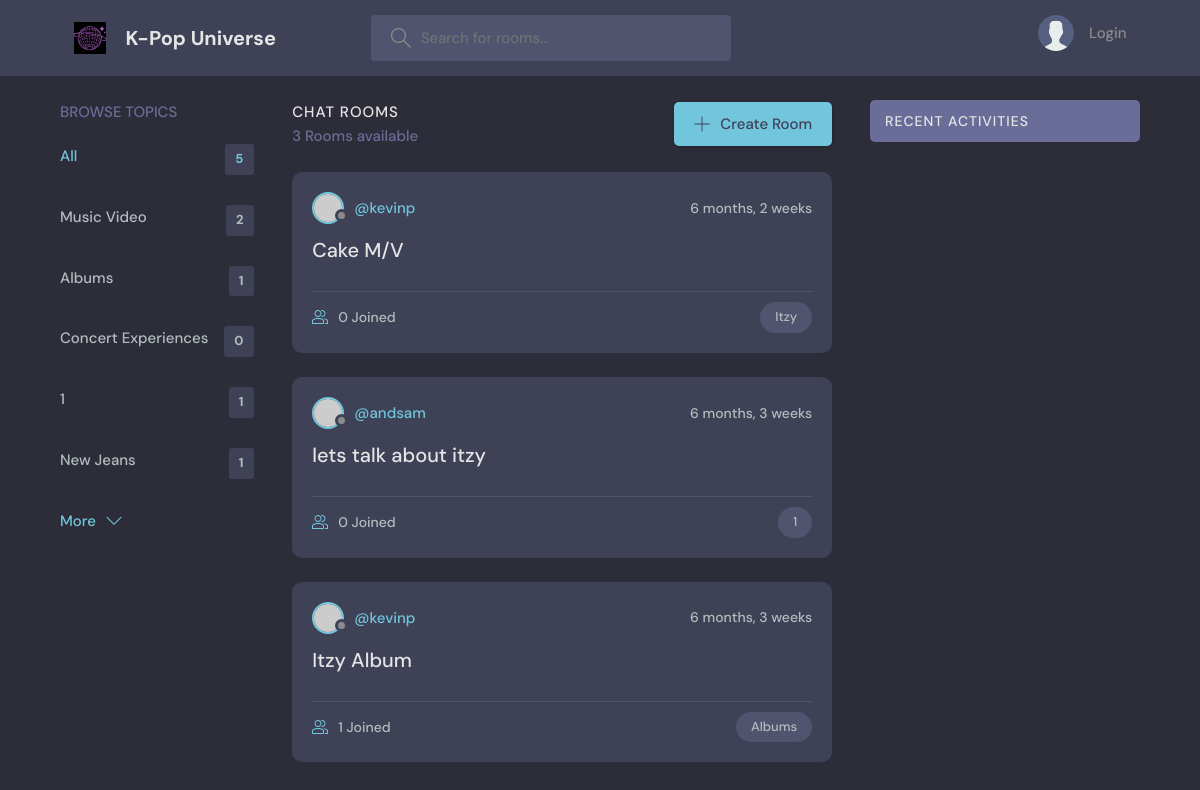
Page /?q=Itzy on the committed database.
### base/models.py (models this page shows, shortened)
class Topic(models.Model):
    name = models.CharField(max_length=200)

class Room(models.Model):
    host = models.ForeignKey(User, on_delete=models.SET_NULL, null=True)
    topic = models.ForeignKey(Topic, on_delete=models.SET_NULL, null=True)
    name = models.CharField(max_length=200)
    description = models.TextField(null=True, blank=True)
    participants = models.ManyToManyField(User, related_name='participants', blank=True) # Many to Many participants. Already connected to a User model, so we are using related name
    updated = models.DateTimeField(auto_now=True) #Adding many times stamps
    created = models.DateTimeField(auto_now_add=True) #Adding time stamp for just one time
    class Meta: #Using the meta data to reorder the room/topic to appear in newest order
        ordering = ['-updated', '-created']

### base/views.py (the view)
# urls.py: path('', views.home, name="home"),
def home(request):
    q = request.GET.get('q') if request.GET.get('q') != None else '' # Check if the request method has something, if q exists, then it should have a parameter
    rooms = Room.objects.filter(Q(topic__name__icontains=q) |
                                Q(name__icontains=q) |
                                Q(description__icontains=q)) # Makes sure that whatever value we have in the topic name, it should contains it Ex: Py means python
    topic = Topic.objects.all()[0:5]
    room_count = rooms.count()
    room_messages = Message.objects.filter(Q(room__topic__name__icontains=q)) # Seeing activity for only specific room
    context = {'rooms': rooms,
               'topics' : topic,
               'room_count' : room_count,
               'room_messages' : room_messages}
    return render(request, 'base/home.html', context)

### base/templates/base/home.html (shortened to what this page needs)
{% extends 'main.html' %}
{% block content %}
    <main class="layout layout--3">
      <div class="container">
        {% include 'base/topics_component.html' %}
        <div class="roomList">
          <div class="roomList__header">
            <div>
              <h2>Chat Rooms</h2>
              <p>{{room_count}} Rooms available</p>
            </div>
            <a class="btn btn--main" href="{% url 'create-room' %}">
              <svg version="1.1" xmlns="http://www.w3.org/2000/svg" width="32" height="32" viewBox="0 0 32 32">
                <title>add</title>
                <path
                  d="M16.943 0.943h-1.885v14.115h-14.115v1.885h14.115v14.115h1.885v-14.115h14.115v-1.885h-14.115v-14.115z"
                ></path>
              </svg>
              Create Room
            </a>
          </div>
          {% include 'base/feed_component.html' %}
        </div>
        {% include 'base/activity_component.html' %}
      </div>
    </main>
{% endblock content %}

### base/templates/base/topics_component.html
<div class="topics">
    <div class="topics__header">
      <h2>Browse Topics</h2>
    </div>
    <ul class="topics__list">
      <li>
        <a href="{% url 'home' %}" class="active">All <span>{{topics.count}}</span></a>
      </li>
      {% for topic in topics %}
      <li>
        <a href="{% url 'home' %}?q={{topic.name}}">{{topic.name}} <span>{{topic.room_set.all.count}}</span></a>
      </li>
      {% endfor %}
    </ul>
    <a class="btn btn--link" href="{% url 'topics' %}">
      More
      <svg version="1.1" xmlns="http://www.w3.org/2000/svg" width="32" height="32" viewBox="0 0 32 32">
        <title>chevron-down</title>
        <path d="M16 21l-13-13h-3l16 16 16-16h-3l-13 13z"></path>
      </svg>
    </a>
  </div>

### base/templates/base/feed_component.html (shortened to what this page needs)
{% for room in rooms %}
<div class="roomListRoom">
    <div class="roomListRoom__header">
      <a href="{% url 'user-profile' room.host.id %} " class="roomListRoom__author">
        <div class="avatar avatar--small">
          <img src="https://randomuser.me/api/portraits/women/11.jpg" />
        </div>
        <span>@{{room.host.username}}</span>
      </a>
      <div class="roomListRoom__actions">
        <span>{{room.created|timesince}}</span>
      </div>
    </div>
    <div class="roomListRoom__content">
      <a href="{% url 'room' room.id %}">{{room.name}}</a>
    </div>
    <div class="roomListRoom__meta">
      <a href="{% url 'room' room.id %}" class="roomListRoom__joined">
        {{room.participants.all.count}} Joined
      </a>
      <p class="roomListRoom__topic">{{room.topic.name}}</p>
    </div>
  </div>
{% endfor %}

### static/styles/style.css (style rules this page uses)
:root { --color-main: #71c6dd; --color-main-light: #e1f6fb; --color-dark: #3f4156; --color-dark-medium: #51546e; --color-dark-light: #696d97; --color-light: #e5e5e5; --color-gray: #8b8b8b; --color-light-gray: #b2bdbd; --color-bg: #2d2d39; --color-success: #5dd693; --color-error: #fc4b0b; }
* { font-family: "DM Sans", -apple-system, BlinkMacSystemFont, "Segoe UI", Roboto, Oxygen, Ubuntu, Cantarell, "Open Sans", "Helvetica Neue", sans-serif; margin: 0; padding: 0; box-sizing: border-box; text-rendering: optimizeLegibility; font-size: inherit; }
html { font-size: 56.25%; }
@media only screen and (min-width: 1200px) { html { font-size: 62.5%; } }
body { line-height: 1.6; font-weight: 400; font-size: 1.5rem; color: var(--color-light-gray); background-color: var(--color-bg); min-height: 100vh; }
img { width: 100%; }
a { display: inline-block; color: var(--color-main); text-decoration: none; }
.container { max-width: 120rem; width: 90%; margin: auto; }
.btn { background-color: transparent; border: none; display: inline-flex; align-items: center; gap: 1rem; cursor: pointer; transition: all ease-in-out 0.3s; padding: 1rem 2rem; border-radius: 5px; box-shadow: 1px 1px 3px 1px rgba(0, 0, 0, 0.15); font-weight: 500; }
.btn--link { border-radius: 0; padding: 0; color: var(--color-main); box-shadow: none; }
.btn--main { background-color: var(--color-main); color: var(--color-dark); }
.btn > svg { fill: currentColor; width: 1.6rem; height: 1.6rem; }
.avatar { position: relative; display: inline-block; border-radius: 50%; border: 2px solid var(--color-main); }
.avatar img { display: block; border-radius: 50%; object-fit: cover; object-position: center; }
.avatar::after { content: ""; display: block; position: absolute; background-color: var(--color-gray); z-index: 111; border-radius: 50%; border: 0.3rem solid var(--color-dark); }
.avatar.avatar--small img { width: 2.8rem; height: 2.8rem; }
.avatar.avatar--small:after { width: 0.7rem; height: 0.7rem; bottom: 0px; right: -6px; }
.layout { margin-top: 2.4rem; }
.layout > .container { display: flex; justify-content: space-between; align-items: flex-start; }
.layout--3 > .container > div:first-child { flex-basis: 18%; max-width: 22.5rem; }
.layout--3 > .container > div:nth-child(2) { flex-basis: 50%; }
.topics__header { margin-bottom: 2rem; }
.topics__header h2 { text-transform: uppercase; font-weight: 500; color: var(--color-dark-light); }
.topics__list { list-style: none; }
.topics__list li a { display: flex; justify-content: space-between; margin-bottom: 3rem; font-weight: 500; color: var(--color-light-gray); transition: all 0.3s ease-in-out; }
.topics__list li a.active, .topics__list li a:hover { color: var(--color-main); }
.topics__list li a span { padding: 0.5rem 1rem; background-color: var(--color-dark); border-radius: 3px; font-size: 1.3rem; font-weight: 700; letter-spacing: 1px; }
.roomList__header { display: flex; justify-content: space-between; align-items: center; margin-bottom: 2.4rem; }
.roomList__header h2 { text-transform: uppercase; font-weight: 500; color: var(--color-light); letter-spacing: 1px; }
.roomList__header p { font-weight: 500; color: var(--color-dark-light); }
.roomListRoom { margin-bottom: 2.4rem; background-color: var(--color-dark); border-radius: 1rem; padding: 2rem; }
.roomListRoom__header { display: flex; justify-content: space-between; align-items: center; }
.roomListRoom__author { font-weight: 500; display: flex; align-items: center; gap: 1rem; }
.roomListRoom__actions { display: flex; align-items: flex-start; gap: 1rem; position: relative; }
.roomListRoom__actions span { font-size: 1.4rem; font-weight: 500; }
.roomListRoom__content { margin: 1rem 0; }
.roomListRoom__content a { font-size: 2rem; font-weight: 500; margin-bottom: 1.5rem; color: var(--color-light); transition: all 0.3s ease-in-out; }
.roomListRoom__meta { border-top: 1px solid var(--color-dark-medium); padding-top: 1rem; display: flex; align-items: center; justify-content: space-between; }
.roomListRoom__joined { color: var(--color-light-gray); display: flex; align-items: center; gap: 1rem; font-size: 1.4rem; font-weight: 500; }
.roomListRoom__joined svg { fill: var(--color-main); width: 1.6rem; height: 1.6rem; }
.roomListRoom__topic { padding: 5px 1.5rem; background-color: var(--color-dark-medium); border-radius: 5rem; font-weight: 500; font-size: 1.3rem; }

### rows in the picture
Topic: name "Music Video", room_set.all.count "2"
Topic: name "Albums", room_set.all.count "1"
Topic: name "Concert Experiences", room_set.all.count "0"
Topic: name "1", room_set.all.count "1"
Topic: name "New Jeans", room_set.all.count "1"
Room: host.username "kevinp", created "6 months, 2 weeks", name "Cake M/V", participants.all.count "0", topic.name "Itzy"
Room: host.username "andsam", created "6 months, 3 weeks", name "lets talk about itzy", participants.all.count "0", topic.name "1"
Room: host.username "kevinp", created "6 months, 3 weeks", name "Itzy Album", participants.all.count "1", topic.name "Albums"

### other values in the picture
{{ topics.count }} "5"
{{ room_count }} "3"
